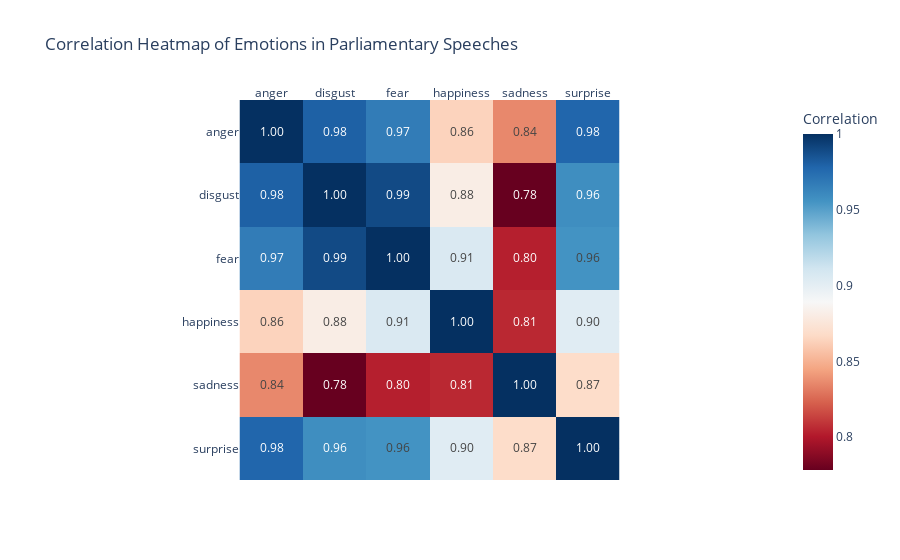

Notebook cell for this chart:
### Code cell
corr_matrix = rq1_rdf[emotions].corr()

# Plotly heatmap
fig = px.imshow(
    corr_matrix,
    x=emotions,
    y=emotions,
    color_continuous_scale=px.colors.diverging.RdBu,
    text_auto=".2f",  # show correlation values
    title="Correlation Heatmap of Emotions in Parliamentary Speeches"
)

fig.update_layout(
    template="plotly_white",
    coloraxis_colorbar=dict(title="Correlation"),
    xaxis_side="top"
)

fig.show()

### Figure 1 — Plotly figure (JSON) as saved in the notebook; plotly's stock layout.template omitted (floating-point values rounded to 4 significant figures)
{"data": [{"coloraxis": "coloraxis", "hovertemplate": "x: %{x}<br>y: %{y}<br>color: %{z}<extra></extra>", "name": "0", "texttemplate": "%{z:.2f}", "type": "heatmap", "x": ["anger", "disgust", "fear", "happiness", "sadness", "surprise"], "xaxis": "x", "y": ["anger", "disgust", "fear", "happiness", "sadness", "surprise"], "yaxis": "y", "z": [[1.0, 0.98, 0.967, 0.8637, 0.8356, 0.9778], [0.98, 1.0, 0.9894, 0.8811, 0.7783, 0.9583], [0.967, 0.9894, 1.0, 0.9061, 0.8027, 0.9558], [0.8637, 0.8811, 0.9061, 1.0, 0.8054, 0.9027], [0.8356, 0.7783, 0.8027, 0.8054, 1.0, 0.8685], [0.9778, 0.9583, 0.9558, 0.9027, 0.8685, 1.0]]}], "layout": {"coloraxis": {"colorbar": {"title": {"text": "Correlation"}}, "colorscale": [[0, "rgb(103,0,31)"], [0.1, "rgb(178,24,43)"], [0.2, "rgb(214,96,77)"], [0.3, "rgb(244,165,130)"], [0.4, "rgb(253,219,199)"], [0.5, "rgb(247,247,247)"], [0.6, "rgb(209,229,240)"], [0.7, "rgb(146,197,222)"], [0.8, "rgb(67,147,195)"], [0.9, "rgb(33,102,172)"], [1, "rgb(5,48,97)"]]}, "title": {"text": "Correlation Heatmap of Emotions in Parliamentary Speeches"}, "xaxis": {"anchor": "y", "constrain": "domain", "domain": [0, 1], "scaleanchor": "y", "side": "top"}, "yaxis": {"anchor": "x", "autorange": "reversed", "constrain": "domain", "domain": [0, 1]}}}
